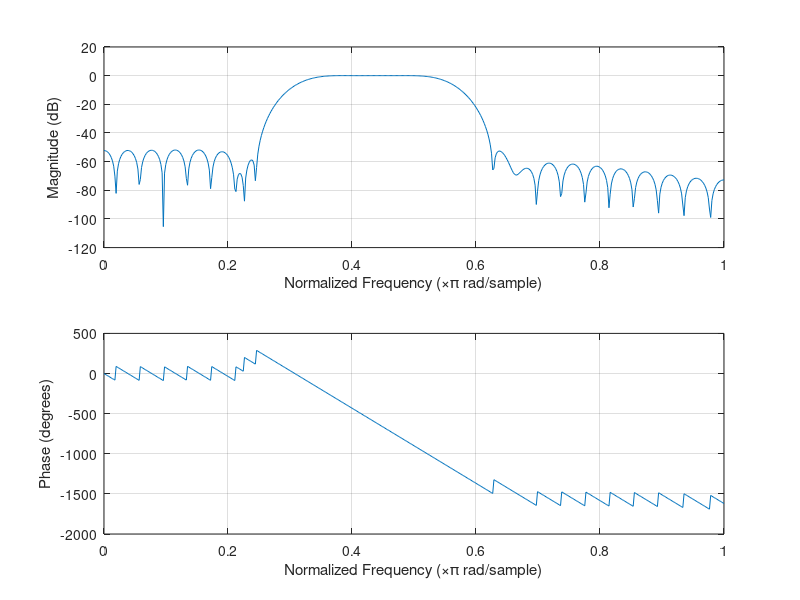

The MATLAB script that drew this image:
clc;
clear all;
close all;


fs=8000;
fl=1250;
fh=2250;
wl=(fl/fs)*2;
wh=(fh/fs)*2;
w=[wl wh];
delta_f1=1/16;
delta_f2=1/16;
n1=53;

b1=fir1(n1-1,w,'bandpass', hamming(n1));
figure;
freqz(b1,1)